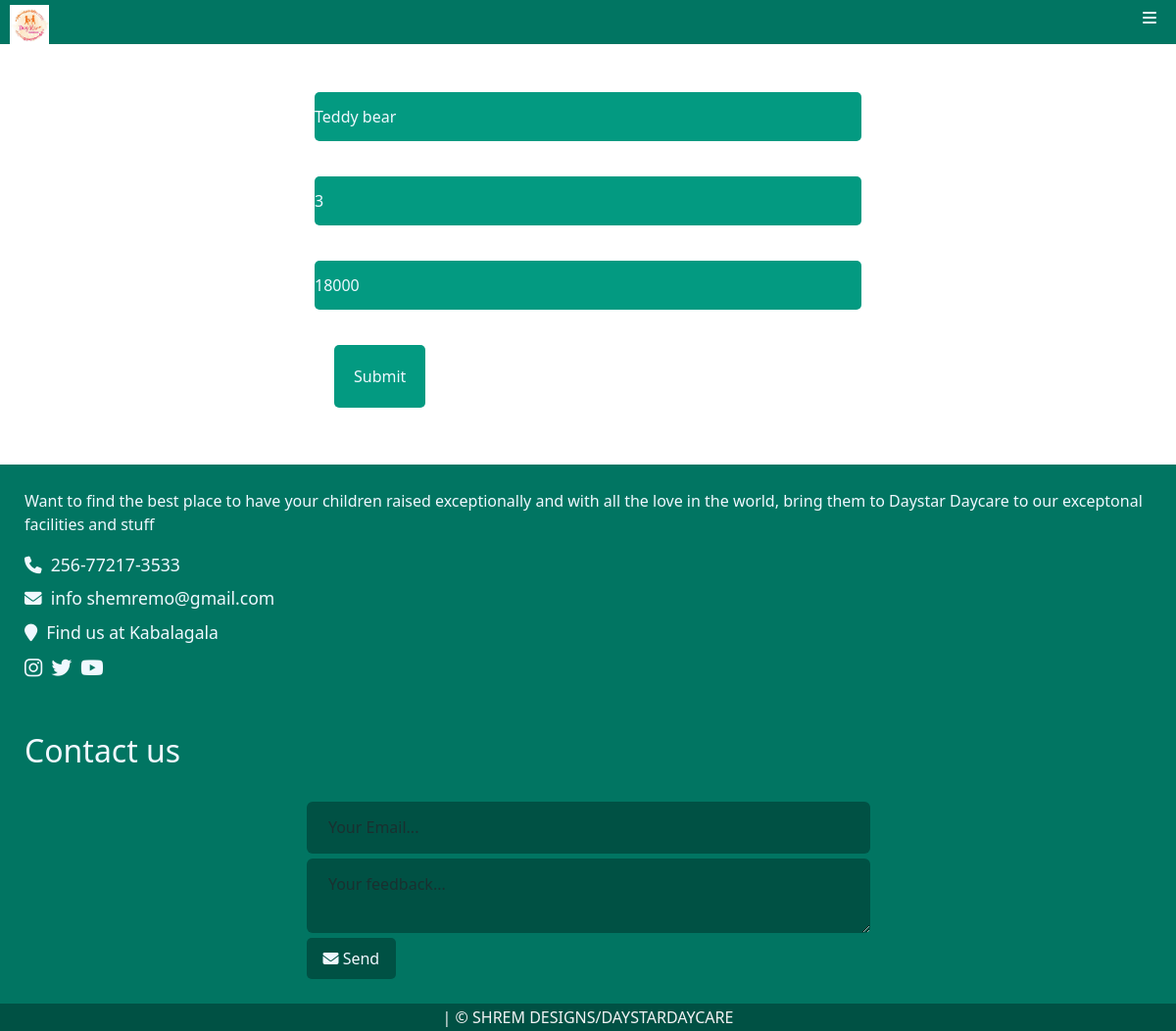
/editdollview/4/ (signed in), run on the app's committed database.
### Daystarapp/models.py (models this page shows, shortened)
class Dollstall(models.Model):
    dolls = models.CharField(max_length=50, blank=True)
    quantity = models.IntegerField(null=True, blank=True)
    unitprice = models.IntegerField(null = True, blank=True)

### Daystarapp/views.py (the view)
# urls.py: path('editdollview/<int:id>/', views.editdollview, name='editdollview'),
@login_required(login_url='index')
def editdollview(request, id):
    dolls = Dollstall.objects.get(id=id)
    if request.method == 'POST':
        dollform = DollRegForm(request.POST, instance = dolls)
        if dollform.is_valid():
            dollform.save()
            return redirect('dolltotalview')
        else:
            messages.info(request, "FORM HAS SOME INVALID INFO!!!")
    else:
        dollform = DollRegForm(instance = dolls)
        return render(request, 'Daystarapp/dollreg.html', {'regdollform': dollform})

### Daystarapp/forms.py
class DollRegForm(ModelForm):
    class Meta:
        model = Dollstall
        fields = '__all__'
        labels = {
            'dolls': False,
            'quantity': False,
            'unitprice': False,
        }
        widgets = {
            'dolls': forms.TextInput(attrs={'placeholder': 'Dolls...', 'required':'required'}),
            'quantity': forms.NumberInput(attrs={'placeholder': 'Quantity...', 'required':'required'}),
            'unitprice': forms.NumberInput(attrs={'placeholder': 'Unit price UGX...', 'required':'required'}),
        }

### Daystarapp/templates/Daystarapp/dollreg.html (shortened to what this page needs)
{% extends 'Daystarapp/base.html' %}
{% load crispy_forms_tags %}
{% load static %}
{% load bootstrap5 %}
{% block content %}
<br>
<div class="container" style="min-height: 400px;">
    <form method="post">
        {{ regdollform.as_p }}
        <button type="submit">Submit</button>
    </form>
</div>
{% endblock %}

### Daystarapp/static/css/style.css (style rules this page uses)
html, body { background-color: white; padding: 0% !important; margin: 0% !important; height: 100%; position: relative; }
* { padding: 0%; margin: 0%; }
.container button { border: none; border-radius: 5px; color:aliceblue; background-color: rgb(3, 154, 129); padding: 20px; margin: 20px; }
.container input, .container select { background-color: rgb(3, 154, 129); color: aliceblue; border: none; border-radius: 5px; height: 50px; width: 500px; margin-top: 20px; }
form { align-items: center; width: 50%; margin: 0 auto; }
::placeholder { color: #f0f8ff; }
@media only screen and (max-width: 1200px) { .container input { width: 100%; } }

### data on the page
Dollstall: dolls "Teddy bear", quantity "3", unitprice "18000"
